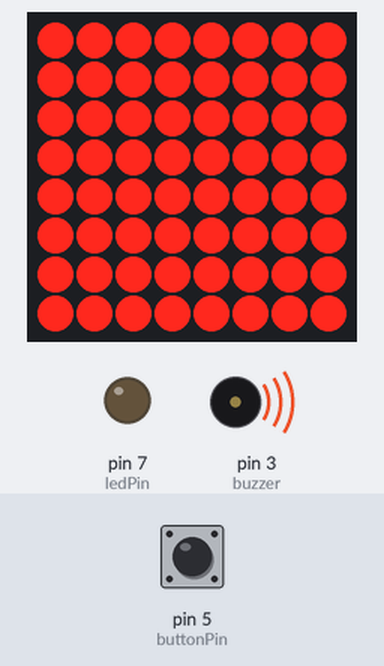
The sketch below on a simulated Arduino Uno, built with avr-gcc and run on an emulated ATmega328P. On the bench: 8×8 LED matrix, output pins drawn as LEDs (lit = HIGH), buzzer (waves = sounding). The test bench sets the inputs (shaded band); at power-on: pin 5 (buttonPin) HIGH.

Above: at 1.2 s.
1.3 s: pin 5 (buttonPin) pulled LOW for 0.15 s
At 2.99 s:
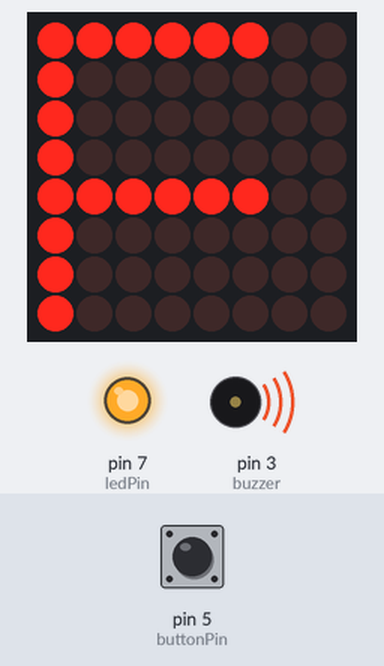
3.2 s: pin 5 (buttonPin) pulled LOW for 3.2 s
At 6.76 s:
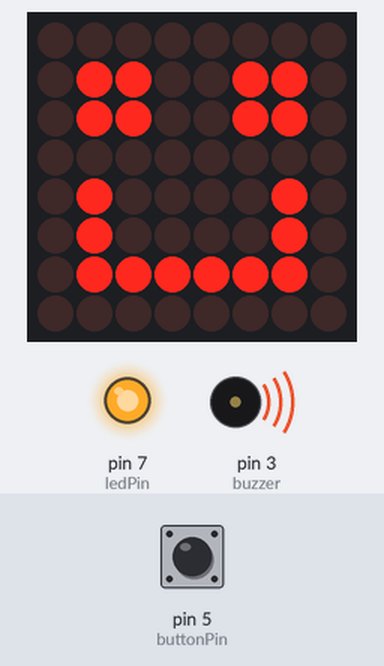
7.9 s: pin 5 (buttonPin) pulled LOW for 1 s
At 8.31 s:
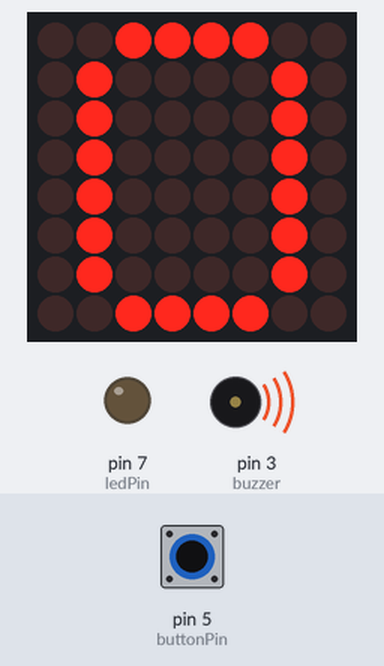
11.9 s: pin 5 (buttonPin) pulled LOW for 1 s
At 12.51 s:
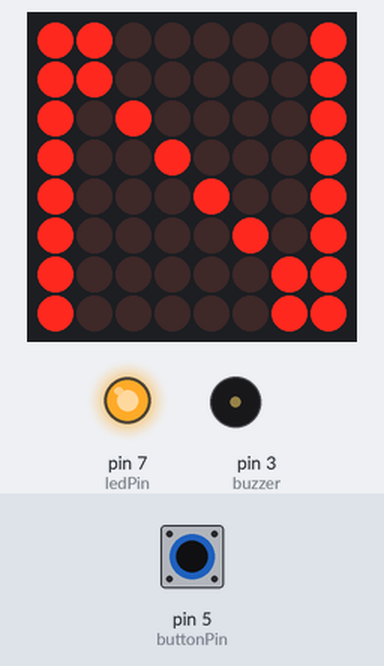
15.9 s: pin 5 (buttonPin) driven LOW
At 17.53 s:
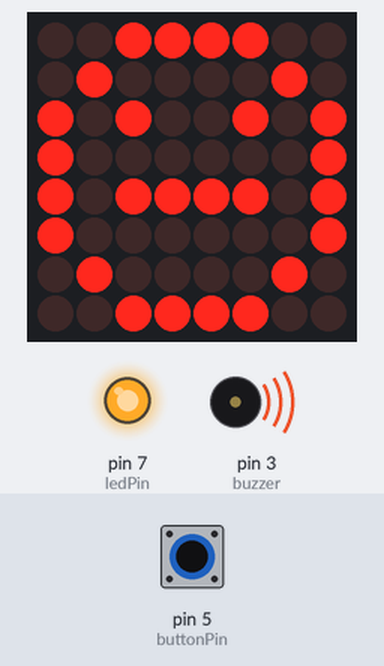
18.9 s: pin 5 (buttonPin) driven HIGH
Timing chart, 0 to 22.9 s (numbered marks = the images above; inputs shaded):
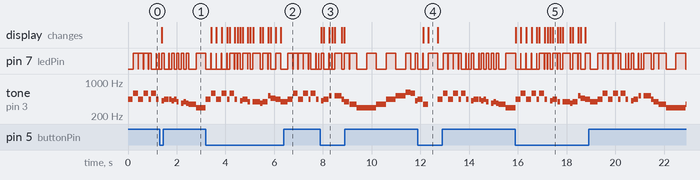

The sketch:

Avaruusraketti.ino
```cpp
#include "LedControl.h"

#define NOTE_B0  31
#define NOTE_C1  33
#define NOTE_CS1 35
#define NOTE_D1  37
#define NOTE_DS1 39
#define NOTE_E1  41
#define NOTE_F1  44
#define NOTE_FS1 46
#define NOTE_G1  49
#define NOTE_GS1 52
#define NOTE_A1  55
#define NOTE_AS1 58
#define NOTE_B1  62
#define NOTE_C2  65
#define NOTE_CS2 69
#define NOTE_D2  73
#define NOTE_DS2 78
#define NOTE_E2  82
#define NOTE_F2  87
#define NOTE_FS2 93
#define NOTE_G2  98
#define NOTE_GS2 104
#define NOTE_A2  110
#define NOTE_AS2 117
#define NOTE_B2  123
#define NOTE_C3  131
#define NOTE_CS3 139
#define NOTE_D3  147
#define NOTE_DS3 156
#define NOTE_E3  165
#define NOTE_F3  175
#define NOTE_FS3 185
#define NOTE_G3  196
#define NOTE_GS3 208
#define NOTE_A3  220
#define NOTE_AS3 233
#define NOTE_B3  247
#define NOTE_C4  262
#define NOTE_CS4 277
#define NOTE_D4  294
#define NOTE_DS4 311
#define NOTE_E4  330
#define NOTE_F4  349
#define NOTE_FS4 370
#define NOTE_G4  392
#define NOTE_GS4 415
#define NOTE_A4  440
#define NOTE_AS4 466
#define NOTE_B4  494
#define NOTE_C5  523
#define NOTE_CS5 554
#define NOTE_D5  587
#define NOTE_DS5 622
#define NOTE_E5  659
#define NOTE_F5  698
#define NOTE_FS5 740
#define NOTE_G5  784
#define NOTE_GS5 831
#define NOTE_A5  880
#define NOTE_AS5 932
#define NOTE_B5  988
#define NOTE_C6  1047
#define NOTE_CS6 1109
#define NOTE_D6  1175
#define NOTE_DS6 1245
#define NOTE_E6  1319
#define NOTE_F6  1397
#define NOTE_FS6 1480
#define NOTE_G6  1568
#define NOTE_GS6 1661
#define NOTE_A6  1760
#define NOTE_AS6 1865
#define NOTE_B6  1976
#define NOTE_C7  2093
#define NOTE_CS7 2217
#define NOTE_D7  2349
#define NOTE_DS7 2489
#define NOTE_E7  2637
#define NOTE_F7  2794
#define NOTE_FS7 2960
#define NOTE_G7  3136
#define NOTE_GS7 3322
#define NOTE_A7  3520
#define NOTE_AS7 3729
#define NOTE_B7  3951
#define NOTE_C8  4186
#define NOTE_CS8 4435
#define NOTE_D8  4699
#define NOTE_DS8 4978

int melody2[] = {
 NOTE_A4, 0, NOTE_D5, 0, NOTE_A4, 0, NOTE_D5, 0, NOTE_A4, NOTE_D5, 0, NOTE_A4, 0, 0, NOTE_GS4, NOTE_A4, 0, NOTE_A4, NOTE_GS4, NOTE_A4, NOTE_G4, 0, NOTE_FS4, NOTE_G4, NOTE_FS4, NOTE_F4, NOTE_D4, NOTE_A4, 0, NOTE_D5, 0, NOTE_A4, 0, NOTE_D5, 0, NOTE_A4, NOTE_D5, 0, NOTE_A4, 0, 0, NOTE_GS4, NOTE_A4, 0, NOTE_G4, 0, NOTE_G4, NOTE_FS4, NOTE_G4, 0, NOTE_C5, NOTE_AS4, NOTE_A4, NOTE_G4, NOTE_A4, 0, NOTE_D5, 0, NOTE_A4, 0, NOTE_D5, 0, NOTE_A4, NOTE_D5, 0, NOTE_A4, 0, 0, NOTE_GS4, NOTE_A4, 0, NOTE_C5,0, 0, NOTE_C5, NOTE_A4, NOTE_G4, 0, NOTE_F4, NOTE_D4, NOTE_D4, NOTE_F4, NOTE_A4, NOTE_C5, NOTE_DS5, NOTE_D5, NOTE_GS4, NOTE_A4, 0, NOTE_F4, 0};

double noteDurations2[] = {
 4, 64, 4, 64, 4, 64, 4, 64, 8, 4, 64, 8, 64, 8, 8, 4, 64, 8, 8, 8, 8, 8, 8, 8, 8, 2.666, 1.99, 4, 64, 4, 64, 4, 64, 4, 64, 8, 4, 64, 8, 64, 8, 8, 4, 64, 8, 8, 2.666, 8, 4, 64, 8, 4, 4, 2.666, 4, 64, 4, 64, 4, 64, 4, 64, 8, 4, 64, 8, 64, 8, 8, 4, 64, 8, 64, 8, 2.666, 8, 4, 64, 2.666, 1.99, 2, 2, 2, 2, 4, 4, 8, 4, 64, 4, 2};

int buzzer = 3;
int ledPin =  7;
const int buttonPin = 5;

/*
 pin 12 is connected to the DataIn
 pin 11 is connected to the CLK
 pin 10 is connected to CS
 */
LedControl lc=LedControl(12,11,10,1);
unsigned long delaytime=600;
unsigned long delaytimeLong=2000;

byte F[8]={B11111100,B10000000,B10000000,B10000000,B11111100,B10000000,B10000000,B10000000};
byte I[8]={B00010000,B00010000,B00010000,B00010000,B00010000,B00010000,B00010000,B00010000};
byte O[8]={B00111100,B01000010,B01000010,B01000010,B01000010,B01000010,B01000010,B00111100};
byte N[8]={B11000001,B11000001,B10100001,B10010001,B10001001,B10000101,B10000011,B10000011};
byte ALL[8]={B11111111,B11111111,B11111111,B11111111,B11111111,B11111111,B11111111,B11111111};
byte heart[8]={B00000000,B01100110,B11111111,B11111111,B11111111,B01111110,B00111100,B00011000};
byte face [8]={B00000000,B01100110,B01100110,B00000000,B01000010,B01000010,B01111110,B00000000};
byte creepyFace[8]={B00111100,B01000010,B10100101,B10000001,B10111101,B10000001,B01000010,B00111100};

void setup(void) {
  pinMode(ledPin, OUTPUT);
  pinMode(buzzer, OUTPUT);
   /*
   The MAX72XX is in power-saving mode on startup,
   we have to do a wakeup call
   */
  lc.shutdown(0,false);
  /* Set the brightness to a medium values */
  lc.setIntensity(0,8);
  /* and clear the display */
  lc.clearDisplay(0);

  pinMode(buttonPin, INPUT_PULLUP);
}

void writeMatrixAll() {
 for(int i=0; i<8; i++){
  lc.setRow(0,i,0);// this is for blank
 }

 for (int i=0; i<8; i++){
  lc.setRow(0,i,ALL[i]);
 }
}

void writeMatrixCreepyFace() {
 for(int i=0; i<8; i++){
  lc.setRow(0,i,0);// this is for blank
 }

 for (int i=0; i<8; i++){
  lc.setRow(0,i,creepyFace[i]);
 }
}

void writeMatrixFace() {
 for(int i=0; i<8; i++){
  lc.setRow(0,i,0);// this is for blank
 }

 for (int i=0; i<8; i++){
  lc.setRow(0,i,face[i]);
 }
}

void writeMatrixHeart() {
 for(int i=0; i<8; i++){
  lc.setRow(0,i,0);// this is for blank
 }

 for (int i=0; i<8; i++){
  lc.setRow(0,i,heart[i]);
 }
}

void writeMatrixF() {
  for(int i=0; i<8; i++){
   lc.setRow(0,i,0);// this is for blank
  }

  for (int i=0; i<8; i++){
   lc.setRow(0,i,F[i]);
  }

}

void writeMatrixI() {
  for(int i=0; i<8; i++){
   lc.setRow(0,i,0);// this is for blank
  }

  for (int i=0; i<8; i++){
   lc.setRow(0,i,I[i]);
  }
}

void writeMatrixO() {
  for(int i=0; i<8; i++){
   lc.setRow(0,i,0);// this is for blank
  }
  for (int i=0; i<8; i++){
   lc.setRow(0,i,O[i]);
  }
}

void writeMatrixN() {
  for(int i=0; i<8; i++){
   lc.setRow(0,i,0);// this is for blank
  }
  for (int i=0; i<8; i++){
   lc.setRow(0,i,N[i]);
  }
}

int state = 0;

void loop() {
 if (state == 0) {
  writeMatrixAll();
 }

  for (int thisNote = 0; thisNote < 91; thisNote++) {  // for 91 notes, this is what happens
    int noteDuration2 = 1000/noteDurations2[thisNote];  // defines note duration for cantina band
    tone(buzzer, melody2[thisNote],noteDuration2);  // tells the  buzzer to play the cantina band melody
    int pauseBetweenNotes2 = noteDuration2 * 0.80; // sets the tempo
    delay(pauseBetweenNotes2);  //pauses the buzzer
    noTone(buzzer);  // stops the buzzer playing

   if (!digitalRead(buttonPin)) {
      if (state == 0) {
        writeMatrixF();
        state++;
      } else if (state == 1) {
         writeMatrixI();
         state++;
      } else if (state == 2) {
        writeMatrixO();
        state++;
      } else if (state == 3) {
        writeMatrixN();
        state++;
      } else if (state == 4) {
        writeMatrixHeart();
        state++;
      } else if (state == 5) {
        writeMatrixFace();
        state++;
      } else if (state == 6) {
        writeMatrixCreepyFace();
        state = 0;
      }
   } // End of button

  if (thisNote % 2 != 0) {
   digitalWrite(ledPin, HIGH);
  }
  else {
   digitalWrite(ledPin, LOW);
  }

  } // End of For loop

} // End of Main loop
```

Measured:
- after the input at 1.3 s, the display: changes after 0.08 s (image 1)
- after the input at 3.2 s, the display: first changes after 0.21 s (image 2 shows a later state)
- after the input at 7.9 s, the display: first changes at once (image 3 shows a later state)
- after the input at 11.9 s, the display: first changes after 0.21 s (image 4 shows a later state)
- after the input at 15.9 s, the display: first changes at once (image 5 shows a later state)
- by itself, tone on pin 3 (buzzer): plays 587 Hz for 0.20 s, 440 Hz for 0.20 s, 587 Hz for 0.20 s, 440 Hz for 0.10 s, 587 Hz for 0.20 s, 440 Hz for 0.10 s … (23 notes in this stretch)
- what the display in image 4 shows lasts 0.4 s, from 12.3 s to 12.7 s
